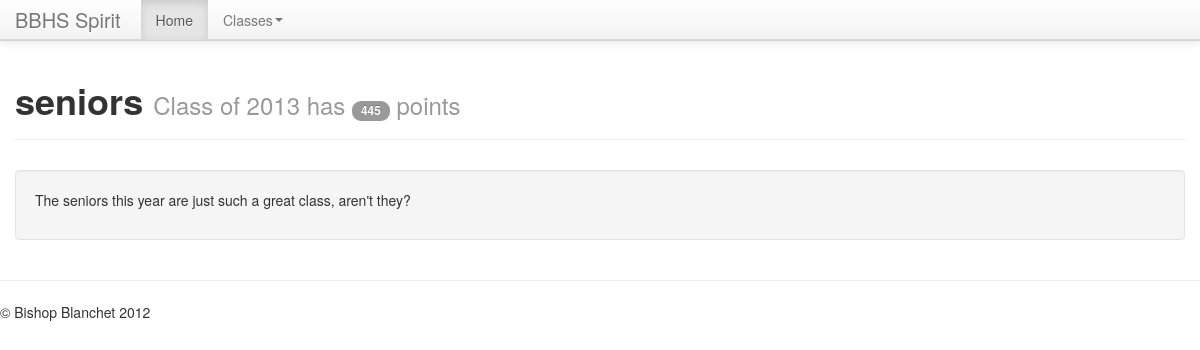
Screenshot of /class/seniors/ with the database file from the repository.
### generation/models.py (models this page shows, shortened)
class Generation(models.Model):
    graduation = models.CharField(max_length=4, primary_key=True) # 2013
    points = models.IntegerField(blank=True, null=True)
    notes = models.TextField(blank=True)
    def __unicode__(self):
        return 'Class of %s' % self.graduation

### generation/views.py (the view)
# urls.py: url(r'seniors/$', 'seniors'),
def seniors(request):
    params = {'gen': getGen('seniors')}
    return render(request, 'generation/seniors.html', params)

### generation/views.py (called while the page is built)
def getGen(genName):
    try:
        generation = Generation.objects.get(graduation=current[genName])
    except Generation.DoesNotExist, tb:
        print(tb)
        raise Http404
    generation.name = genName
    return generation

### spirit/templates/generation/seniors.html
{% extends "generation/base.html" %}

### spirit/templates/generation/base.html
{% extends "base.html" %}
{% block body %}
<div class="page-header">
  <h1> {{ gen.name }}
  <small>{{ gen }} has <span class="badge">{{ gen.points }}</span> points</small>
  </h1>
</div>
{% if gen.notes %}
{% autoescape on %}
	<div class="well"
    <p>{{ gen.notes }}</p>
    </div>
{% endautoescape %}
{% endif %}
{% endblock body %}

### spirit/templates/base.html (style rules this page uses)
body { padding-top: 60px; padding-bottom: 40px; }

### rows the page displays
Generation: name "seniors", graduation "Class of 2013", points "445", notes "The seniors this year are just such a great class, aren't they?"
